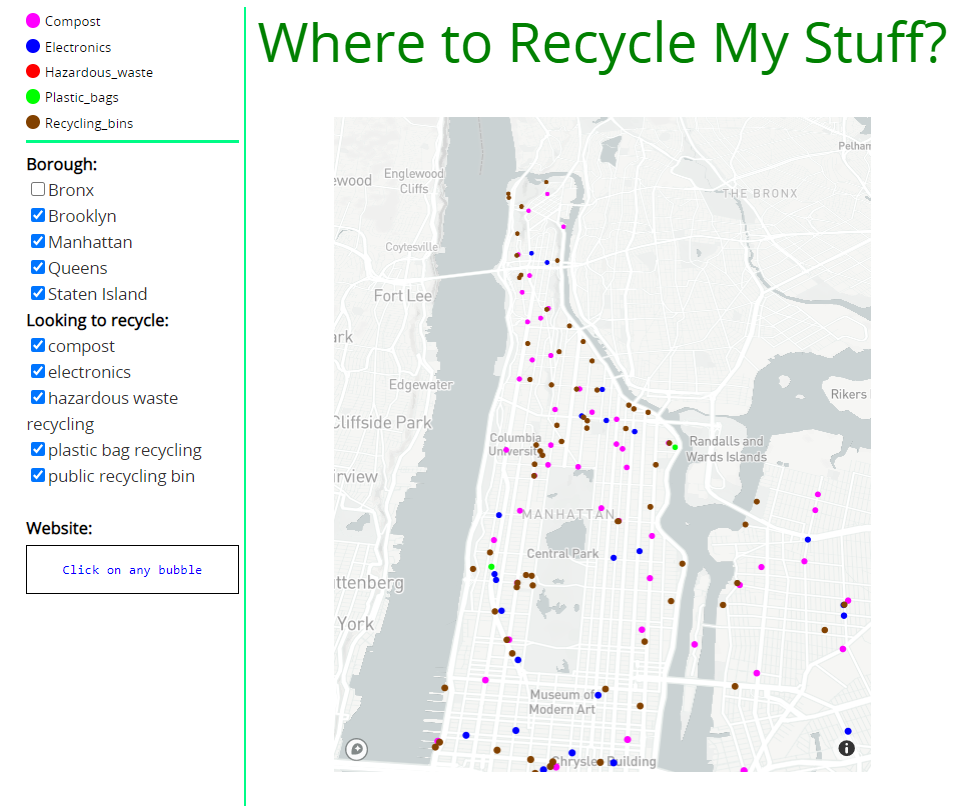

Reproduce this figure in Python.
"""
https://www.youtube.com/watch?v=7R7VMSLwooo


https://plotly.com/python/reference/#scattermapbox
"""

import pandas as pd
import numpy as np
import dash                     #(version 1.0.0)
import dash_table
import dash_core_components as dcc
import dash_html_components as html
from dash.dependencies import Input, Output

import plotly.offline as py     #(version 4.4.1)
import plotly.graph_objs as go

import os.path
from pathlib import Path
filename = "~/projects/Dash-by-Plotly/Dataset/finalrecycling.csv.gz"
data_path = Path(filename)
df = pd.read_csv(data_path, compression='gzip')

# #------------------------------------------------------delete this section and add your own mapbox token below
# import yaml #(pip install pyyaml)
# with open("config.yml", 'r') as ymlfile:
#     cfg = yaml.load(ymlfile, Loader=yaml.FullLoader)
# mapbox_access_token = cfg['mysql']['key']
# #-------------------------------------------------------
# mapbox_access_token = 'insert_your_mapbox_token_here'

filename = "~/.mapbox"
token_path = Path(os.path.expanduser(filename))
with open(token_path) as f:
    mapbox_access_token = f.read()

app = dash.Dash(__name__)

blackbold={'color':'black', 'font-weight': 'bold'}

app.layout = html.Div([
#---------------------------------------------------------------
# Map_legen + Borough_checklist + Recycling_type_checklist + Web_link + Map
    html.Div([
        html.Div([
            # Map-legend
            html.Ul([
                html.Li("Compost", className='circle', style={'background': '#ff00ff','color':'black',
                    'list-style':'none','text-indent': '17px'}),
                html.Li("Electronics", className='circle', style={'background': '#0000ff','color':'black',
                    'list-style':'none','text-indent': '17px','white-space':'nowrap'}),
                html.Li("Hazardous_waste", className='circle', style={'background': '#FF0000','color':'black',
                    'list-style':'none','text-indent': '17px'}),
                html.Li("Plastic_bags", className='circle', style={'background': '#00ff00','color':'black',
                    'list-style':'none','text-indent': '17px'}),
                html.Li("Recycling_bins", className='circle',  style={'background': '#824100','color':'black',
                    'list-style':'none','text-indent': '17px'}),
            ], style={'border-bottom': 'solid 3px', 'border-color':'#00FC87','padding-top': '6px'}
            ),

            # Borough_checklist
            html.Label(children=['Borough: '], style=blackbold),
            dcc.Checklist(id='boro_name',
                    options=[{'label':str(b),'value':b} for b in sorted(df['boro'].unique())],
                    value=[b for b in sorted(df['boro'].unique())],
            ),

            # Recycling_type_checklist
            html.Label(children=['Looking to recycle: '], style=blackbold),
            dcc.Checklist(id='recycling_type',
                    options=[{'label':str(b),'value':b} for b in sorted(df['type'].unique())],
                    value=[b for b in sorted(df['type'].unique())],
            ),

            # Web_link
            html.Br(),
            html.Label(['Website:'],style=blackbold),
            html.Pre(id='web_link', children=[],
            style={'white-space': 'pre-wrap','word-break': 'break-all',
                 'border': '1px solid black','text-align': 'center',
                 'padding': '12px 12px 12px 12px', 'color':'blue',
                 'margin-top': '3px'}
            ),

        ], className='three columns'
        ),

        # Map
        html.Div([
            dcc.Graph(id='graph', config={'displayModeBar': False, 'scrollZoom': True},
                style={'background':'#00FC87','padding-bottom':'2px','padding-left':'2px','height':'100vh'}
            )
        ], className='nine columns'
        ),

    ], className='row'
    ),

], className='ten columns offset-by-one'
)

#---------------------------------------------------------------
# Output of Graph
@app.callback(Output('graph', 'figure'),
              [Input('boro_name', 'value'),
               Input('recycling_type', 'value')])

def update_figure(chosen_boro,chosen_recycling):
    df_sub = df[(df['boro'].isin(chosen_boro)) &
                (df['type'].isin(chosen_recycling))]

    # Create figure
    locations=[go.Scattermapbox(
                    lon = df_sub['longitude'],
                    lat = df_sub['latitude'],
                    mode='markers',
                    marker={'color' : df_sub['color']},
                    unselected={'marker' : {'opacity':1}},
                    selected={'marker' : {'opacity':0.5, 'size':25}},
                    hoverinfo='text',
                    hovertext=df_sub['hov_txt'],
                    customdata=df_sub['website']
    )]

    # Return figure
    return {
        'data': locations,
        'layout': go.Layout(
            uirevision= 'foo', #preserves state of figure/map after callback activated
            clickmode= 'event+select',
            hovermode='closest',
            hoverdistance=2,
            title=dict(text="Where to Recycle My Stuff?",font=dict(size=50, color='green')),
            mapbox=dict(
                accesstoken=mapbox_access_token,
                bearing=25,
                style='light',
                center=dict(
                    lat=40.80105,
                    lon=-73.945155
                ),
                pitch=40,
                zoom=11.5
            ),
        )
    }
#---------------------------------------------------------------
# callback for Web_link
@app.callback(
    Output('web_link', 'children'),
    [Input('graph', 'clickData')])
def display_click_data(clickData):
    if clickData is None:
        return 'Click on any bubble'
    else:
        # print (clickData)
        the_link=clickData['points'][0]['customdata']
        if the_link is None:
            return 'No Website Available'
        else:
            return html.A(the_link, href=the_link, target="_blank")
# #--------------------------------------------------------------
if __name__ == '__main__':
    app.run_server(debug=False)
